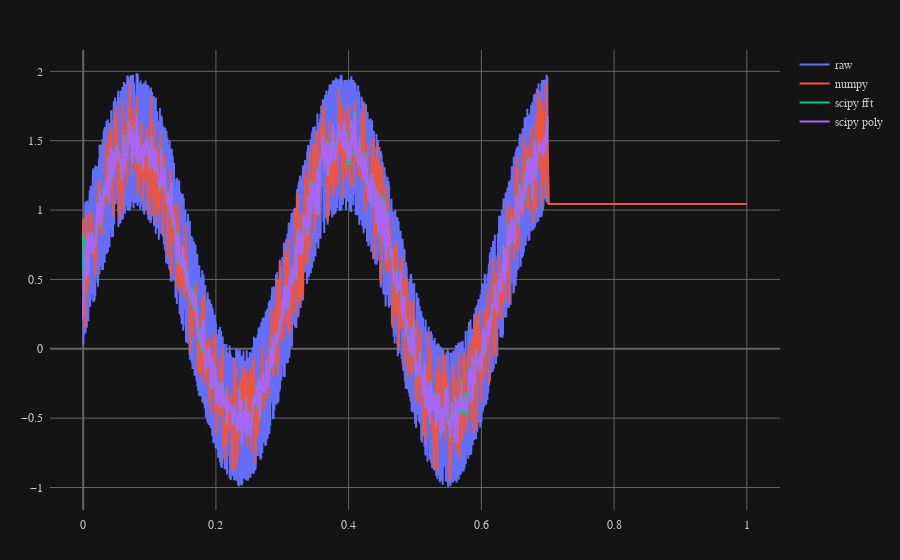

Notebook code cell kept with this figure:
### Code cell
import numpy as np
import plotly.graph_objects as go
import time
import matplotlib.pyplot as plt
import scipy
import scipy.signal

# original data
N_data = 10_000
fullness = 0.7
data_x = np.linspace(0, fullness, int(N_data*fullness))
data_y = np.sin(data_x[:int(N_data*fullness)] * 20) + np.random.rand(int(N_data*fullness))

N_resamp = 1_000
data_x_resamp = np.linspace(0, 1, N_resamp)

# resample with numpy
data_y_resamp_np = np.interp(data_x_resamp, data_x, data_y).squeeze()

# resample with scipy resample
data_y_resamp_sp_resamp = scipy.signal.resample(data_y, int(N_resamp*fullness))

# resample with scipy poly
data_y_resamp_sp_poly = scipy.signal.resample_poly(data_y, up=1, down=10)

%timeit scipy.signal.resample_poly(data_y, up=5, down=50)
%timeit np.interp(data_x_resamp, data_x, data_y).squeeze()



fig = go.Figure()
fig.update_layout(
    paper_bgcolor="rgba(20, 20, 20, 1.0)",  # Transparent background
    plot_bgcolor="rgba(20, 20, 20, 1.0)",   # Transparent plot area
    font=dict(
        family="JetBrains Mono",  # Set all text to JetBrains Mono
        color="rgb(200, 200, 200)"  # Text color
    ),
    xaxis=dict(
        showgrid=True,  # Show gridlines
        gridcolor="rgb(100, 100, 100)",  # Gridline color
        gridwidth=1,  # Gridline width
        zeroline=True,  # Show zeroline
        zerolinecolor="rgb(100, 100, 100)",  # Zeroline color
        zerolinewidth=2,  # Zeroline width
        ticklabelstandoff=6,
        range = [-0.05, 1.05],
    ),
    yaxis=dict(
        showgrid=True,  # Show gridlines
        gridcolor="rgb(100, 100, 100)",  # Gridline color
        gridwidth=1,  # Gridline width
        zeroline=True,  # Show zeroline
        zerolinecolor="rgb(100, 100, 100)",  # Zeroline color
        zerolinewidth=2,  # Zeroline width
        ticklabelstandoff=6,
    ),
    margin=dict(l=50, r=50, t=50, b=50),  # Set margins    
)
fig.add_trace(go.Scatter(
    x = data_x,
    y = data_y,
    mode = "lines",
    name = "raw"
))
fig.add_trace(go.Scatter(
    x = data_x_resamp,
    y = data_y_resamp_np,
    mode = "lines",
    name = "numpy", 
))
fig.add_trace(go.Scatter(
    x = data_x_resamp,
    y = data_y_resamp_sp_resamp,
    mode = "lines",
    name = "scipy fft",
))
fig.add_trace(go.Scatter(
    x = data_x_resamp,
    y = data_y_resamp_sp_poly,
    mode = "lines",
    name = "scipy poly",
))


fig.show()

### Figure 1 — Plotly figure (JSON) as saved in the notebook; plotly's stock layout.template omitted (floating-point values rounded to 4 significant figures; data arrays with more than 128 entries replaced by an {"elided": "..."} marker saying what was removed)
{"data": [{"mode": "lines", "name": "raw", "type": "scatter", "x": {"elided": "7000 float values"}, "y": {"elided": "7000 float values"}}, {"mode": "lines", "name": "numpy", "type": "scatter", "x": {"elided": "1000 float values"}, "y": {"elided": "1000 float values"}}, {"mode": "lines", "name": "scipy fft", "type": "scatter", "x": {"elided": "1000 float values"}, "y": {"elided": "700 float values"}}, {"mode": "lines", "name": "scipy poly", "type": "scatter", "x": {"elided": "1000 float values"}, "y": {"elided": "700 float values"}}], "layout": {"font": {"color": "rgb(200, 200, 200)", "family": "JetBrains Mono"}, "margin": {"b": 50, "l": 50, "r": 50, "t": 50}, "paper_bgcolor": "rgba(20, 20, 20, 1.0)", "plot_bgcolor": "rgba(20, 20, 20, 1.0)", "xaxis": {"gridcolor": "rgb(100, 100, 100)", "gridwidth": 1, "range": [-0.05, 1.05], "showgrid": true, "ticklabelstandoff": 6, "zeroline": true, "zerolinecolor": "rgb(100, 100, 100)", "zerolinewidth": 2}, "yaxis": {"gridcolor": "rgb(100, 100, 100)", "gridwidth": 1, "showgrid": true, "ticklabelstandoff": 6, "zeroline": true, "zerolinecolor": "rgb(100, 100, 100)", "zerolinewidth": 2}}}
